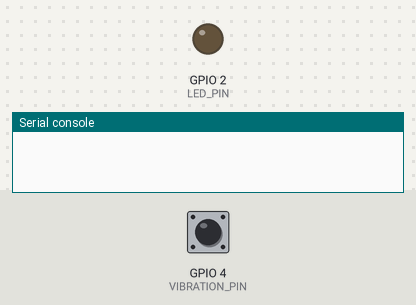
Simulated run of this program. Board: ESP32 board running MicroPython. Shown: output pins drawn as LEDs (lit = HIGH), the last lines printed to the serial console. Dashed ring = blinking. Inputs (shaded band) come from the test bench; at power-on: GPIO 4 (VIBRATION_PIN) HIGH.

Above: at 1.2 s.
1.3 s: GPIO 4 (VIBRATION_PIN) pulled LOW for 1 s
At 1.55 s:
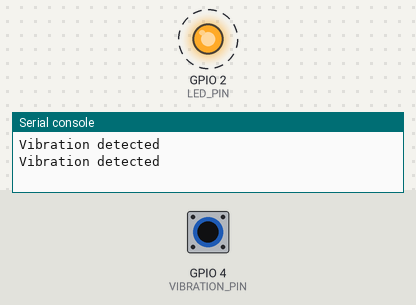
4.3 s: GPIO 4 (VIBRATION_PIN) pulled LOW for 3.2 s
At 7.8 s:
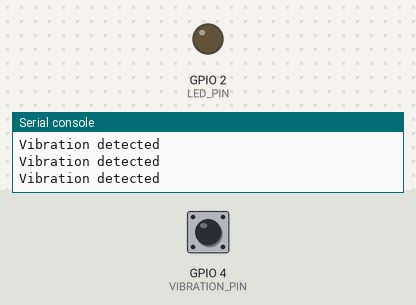
Timing chart, 0 to 9.3 s (numbered marks = the images above; inputs shaded):
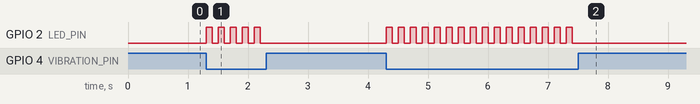

Measured:
- after the input at 1.3 s, GPIO 2 (LED_PIN): alternates HIGH for 0.10 s and LOW for 0.10 s, 10 changes in all, then stays LOW, starting at once
- after the input at 4.3 s, GPIO 2 (LED_PIN): alternates HIGH for 0.10 s and LOW for 0.10 s, 32 changes in all, then stays LOW, starting at once

The program:

KY002_Vibration_sensor.py
```python
import machine
import time

VIBRATION_PIN = machine.Pin(4, machine.Pin.IN, machine.Pin.PULL_UP)
LED_PIN = machine.Pin(2, machine.Pin.OUT)

while True:
    if VIBRATION_PIN.value() == 0:
        print("Vibration detected")
        LED_PIN.on()
        time.sleep(0.1)
        LED_PIN.off()
    time.sleep(0.1)
```
